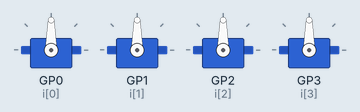
Simulated run of this program. Board: Raspberry Pi Pico running MicroPython. Shown: 4 × servo.

Above: at 0.1 s.
At 4.1 s:
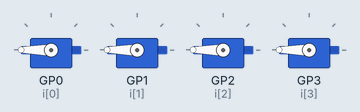
At 10.64 s:
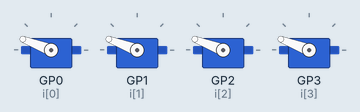
At 19.44 s:
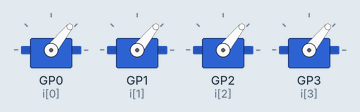
At 30.9 s:
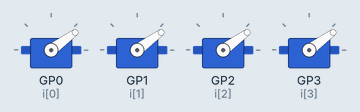
At 34.9 s:
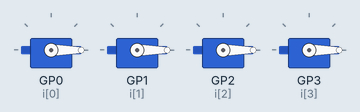
Timing chart, 0 to 36.4 s (numbered marks = the images above):
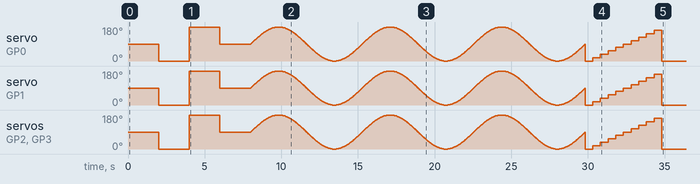

The program:

multiple_servos.py
```python
import time
import math
from servo import Servo, servo2040

"""
Demonstrates how to create multiple Servo objects and control them together.
"""

# Create a list of servos for pins 0 to 3. Up to 16 servos can be created
START_PIN = servo2040.SERVO_1
END_PIN = servo2040.SERVO_4
servos = [Servo(i) for i in range(START_PIN, END_PIN + 1)]

# Enable all servos (this puts them at the middle)
for s in servos:
    s.enable()
time.sleep(2)

# Go to min
for s in servos:
    s.to_min()
time.sleep(2)

# Go to max
for s in servos:
    s.to_max()
time.sleep(2)

# Go back to mid
for s in servos:
    s.to_mid()
time.sleep(2)

SWEEPS = 3              # How many sweeps of the servo to perform
STEPS = 10              # The number of discrete sweep steps
STEPS_INTERVAL = 0.5    # The time in seconds between each step of the sequence
SWEEP_EXTENT = 90.0     # How far from zero to move the servo when sweeping

# Do a sine sweep
for j in range(SWEEPS):
    for i in range(360):
        value = math.sin(math.radians(i)) * SWEEP_EXTENT
        for s in servos:
            s.value(value)
        time.sleep(0.02)

# Do a stepped sweep
for j in range(SWEEPS):
    for i in range(0, STEPS):
        for s in servos:
            s.to_percent(i, 0, STEPS, 0.0 - SWEEP_EXTENT, SWEEP_EXTENT)
        time.sleep(STEPS_INTERVAL)
    for i in range(0, STEPS):
        for s in servos:
            s.to_percent(i, STEPS, 0, 0.0 - SWEEP_EXTENT, SWEEP_EXTENT)
        time.sleep(STEPS_INTERVAL)

# Disable the servos
for s in servos:
    s.disable()
```
